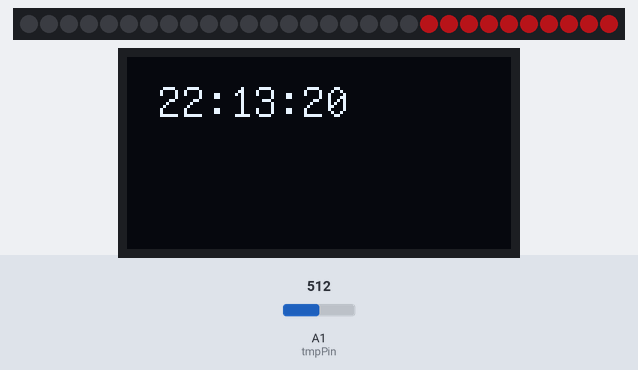
Recording of a sketch running on a simulated Arduino Uno, built with avr-gcc and run on an emulated ATmega328P. Shown: 30 RGB LEDs in strip order, left to right, 128×64 one-colour display. The test bench sets the inputs (shaded band); at power-on: A1 (tmpPin) = 512. Dim RGB values are drawn brighter than linear; the local clock reads 2024-03-15 10:24:30 at power-on unless the sketch sets it.

Above: at 1.2 s.
1.3 s: A1 (tmpPin) set to 485
At 1.72 s:
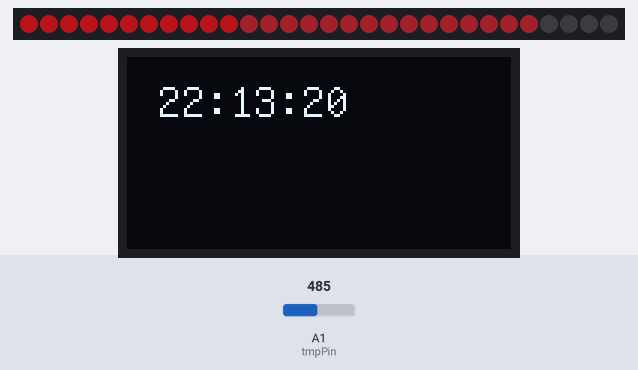
3.0 s: A1 (tmpPin) set to 466
At 3.56 s:
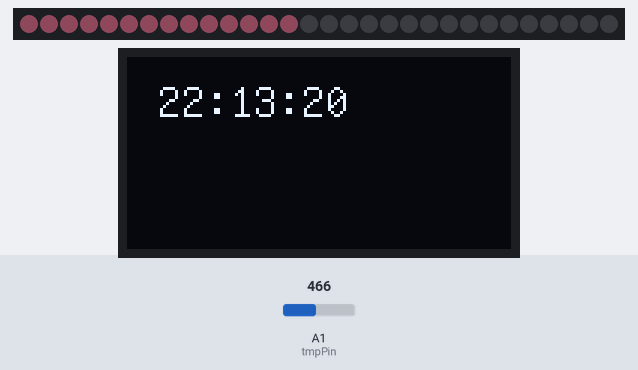
5.8 s: A1 (tmpPin) set to 122
At 8.51 s:
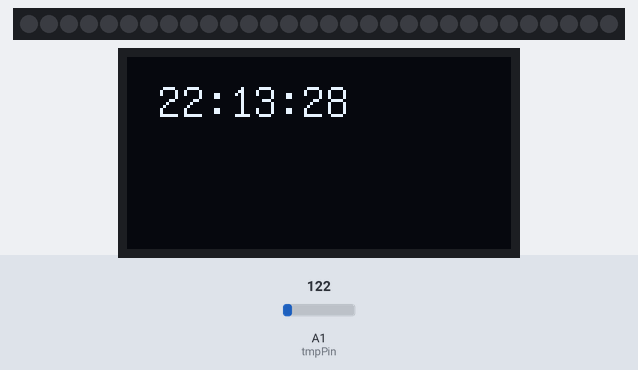
8.8 s: A1 (tmpPin) set to 900
At 9.27 s:
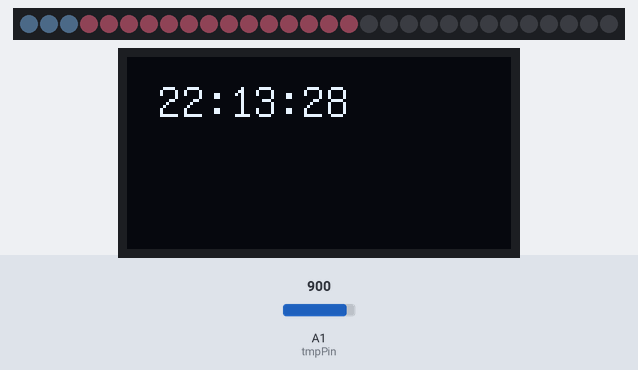
Timing chart, 0 to 11.8 s (numbered marks = the images above; inputs shaded):
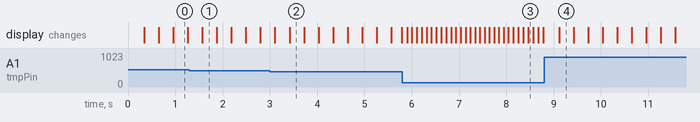

Measured:
- the behaviour switches between 467 and 466 on A1 (tmpPin) (found by bisection; images 1 and 2)

The sketch:

TPR_projekt_1.ino
```cpp
/*
* Name: clock and temp project
* Author: Wiktor Nordström
* Date: 2024-10-25
* Description: This project uses a ds3231 to measure time and displays the time to an 1306 oled display,
* Further, it measures temprature with a analog temprature module and displays a mapped value to a led ring
*/

// Include Libraries
#include <RTClib.h>
#include <Wire.h>
#include "U8glib.h"
#include <WS2812FX.h>
// Init constants
const int tmpPin = A1;
#define LED_COUNT 30
#define LED_PIN 5
// Init global variables
int Vo;
float R1 = 10000;  // value of R1 on board
float logR2, R2, T;
float c1 = 0.001129148, c2 = 0.000234125, c3 = 0.0000000876741;  //steinhart-hart coeficients for thermistor
// construct objects
RTC_DS3231 rtc;
U8GLIB_SSD1306_128X64 u8g(U8G_I2C_OPT_NO_ACK);
WS2812FX ws2812fx = WS2812FX(LED_COUNT, LED_PIN, NEO_GRB + NEO_KHZ800);

void setup() {
  // init communication
  Wire.begin();
  // Init Hardware
  pinMode(tmpPin, INPUT);
  rtc.begin();
  ws2812fx.init();
   ws2812fx.start();
  // Settings
  rtc.adjust(DateTime(F(__DATE__), F(__TIME__)));
  u8g.setFont(u8g_font_unifont);
  ws2812fx.setBrightness(120);  // Set the LED’s overall brightness. 0=strip off, 255=strip at full intensity
  ws2812fx.setSpeed(999);       // Set the animation speed. 10=very fast, 5000=very slow
  ws2812fx.setMode(3);
}

void loop() {

  oledWrite(10, 20, getTime());
  ledWrite();
  ws2812fx.service();
}


/*
*This function reads time from an ds3231 module and package the time as a String
*Parameters: Void
*Returns: time in hh:mm:ss as String
*/
String getTime() {
  DateTime now = rtc.now();

  return (String(now.hour()) + ":" + String(now.minute()) + ":" + String(now.second()));

  delay(1000);
}

/*
* This function reads an analog pin connected to an analog temprature sensor and calculates the corresponding temp
*Parameters: Void
*Returns: temprature as float
*/
float getTemp() {
  Vo = analogRead(tmpPin);
  R2 = R1 * (1023.0 / (float)Vo - 1.0);
  logR2 = log(R2);
  T = (1.0 / (c1 + c2 * logR2 + c3 * logR2 * logR2 * logR2));
  T = T - 273.15;

  return (T);
}

/*
* This function takes a string and draws it to an oled display
*Parameters: - text: String to write to display
*Returns: void
*/
void oledWrite(int x, int y, String text) {
  u8g.firstPage();
  do {

    u8g.drawStr(x, y, text.c_str());

  } while (u8g.nextPage());
}
/*
*this function takes the temprature value and maps it to a colour spectrum on the ring light
*Parameters: - none
*Returns: void.
*/
void ledWrite() {

  while (getTemp() >= 20) {
    ws2812fx.setColor(map(getTemp(), 20.0, 30.0, 30, 255), 15, 20);
    ws2812fx.service();
  }
   while (getTemp() > 20) {
    ws2812fx.setColor(20 ,15, map(getTemp(), 0, 20.0, 255, 30));
    ws2812fx.service();
  }
}
```
